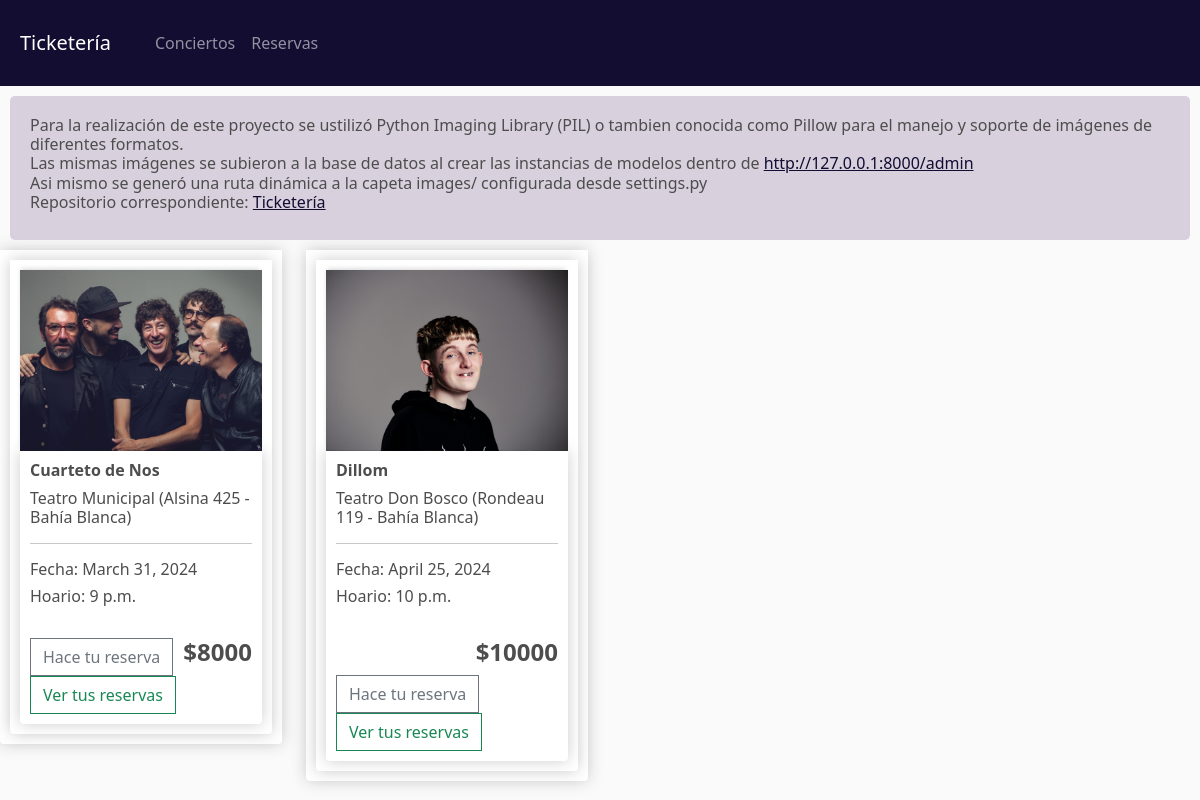
The app's page /, older data.
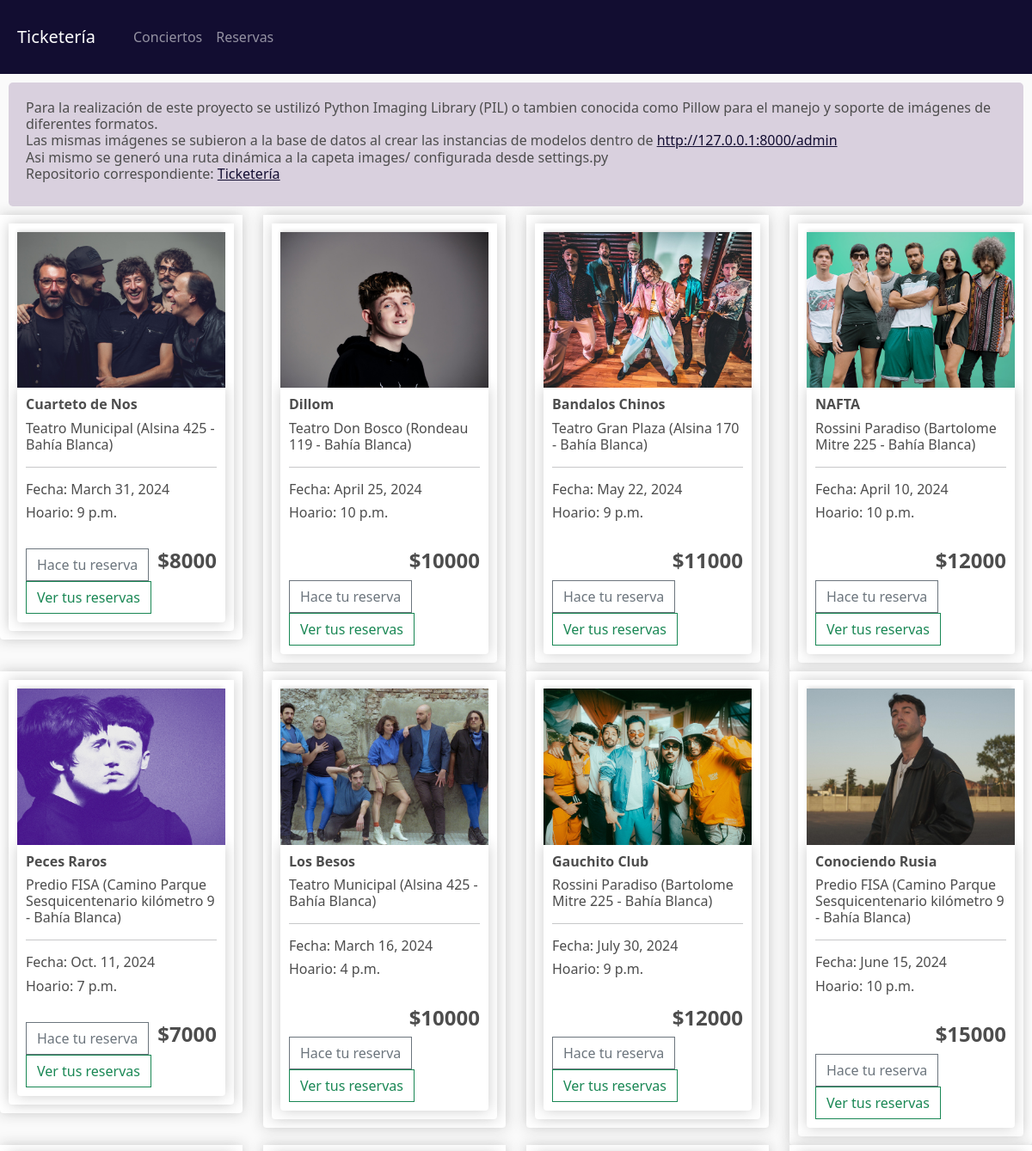
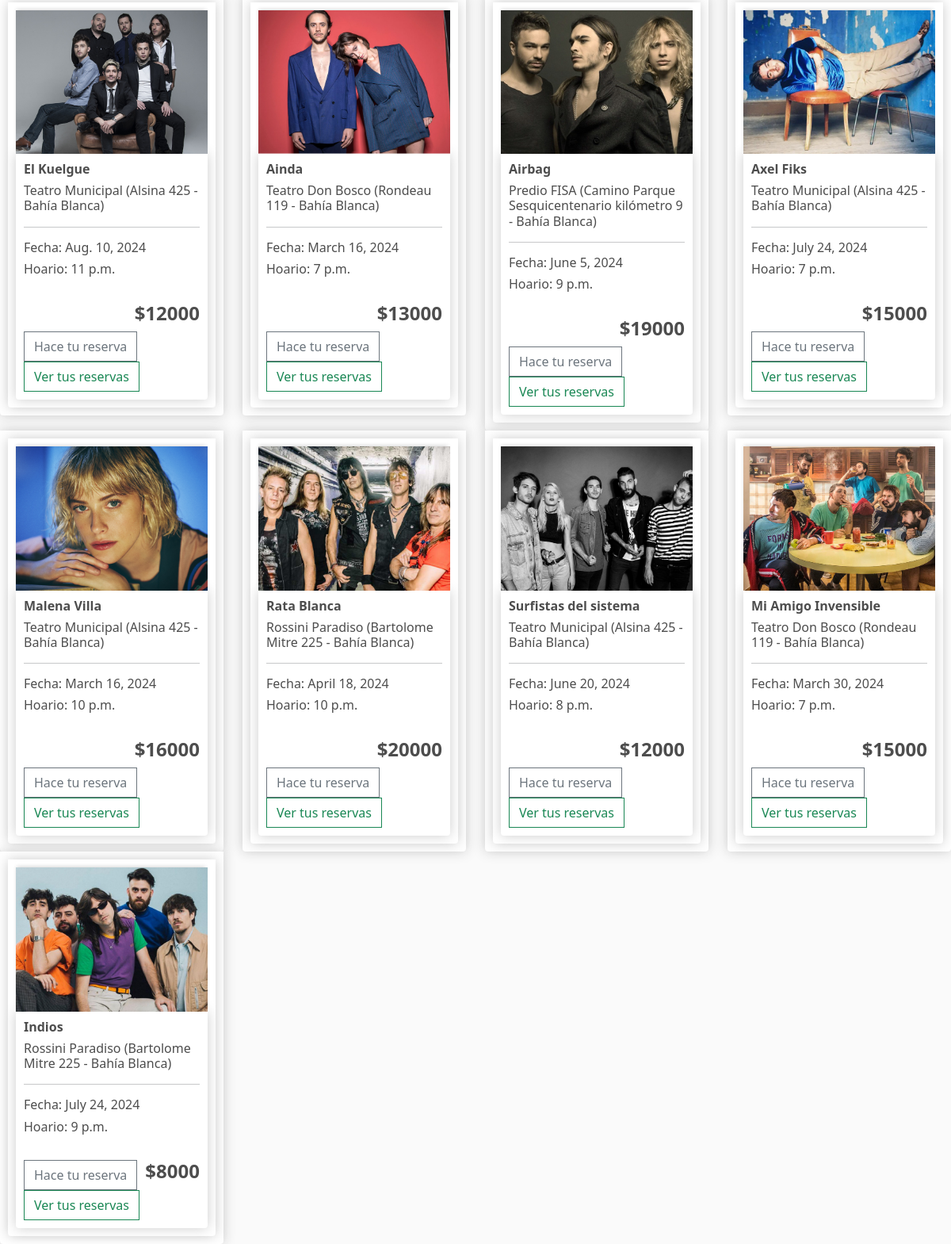
The same page, newer data (2 pictures, top to bottom).
### recitales/models.py (models this page shows, shortened)
class Recital(models.Model):
    banda_artista = models.CharField(max_length=64)
    establecimiento = models.ForeignKey(Establecimiento, on_delete=models.CASCADE, related_name="lugar")
    fecha = models.DateField()
    horario = models.TimeField()
    precio = models.IntegerField()
    imagen = models.ImageField(null=True, blank =True)

class Establecimiento(models.Model):
    nombre = models.CharField(max_length=64)
    ciudad = models.CharField(max_length=64)
    direccion = models.CharField(max_length=64)
    def __str__(self):
        return f"{self.nombre} ({self.direccion} - {self.ciudad}) "

### recitales/views.py (the view)
# urls.py: path('', views.index, name="index"),
def index(request):
    recitales = Recital.objects.all()
    context = {'recitales': recitales}
    return render(request, "recitales/index.html", context)

### recitales/templates/recitales/index.html
{% extends "recitales/main.html" %}
{% load static %}
{% block body %}
    <div class="descripcion">
        <div class="textoDescripcion"><h6>
            Para la realización de este proyecto se ustilizó Python Imaging Library (PIL) o tambien conocida como Pillow para el manejo y soporte de imágenes de diferentes formatos.
            <br>Las mismas imágenes se subieron a la base de datos al crear las instancias de modelos dentro de <a href="http://127.0.0.1:8000/admin">http://127.0.0.1:8000/admin</a>
            <br>Asi mismo se generó una ruta dinámica a la capeta images/ configurada desde settings.py
            <br>Repositorio correspondiente: <a href="https://github.com/GuastavinoAgustina/DJangoWebSite">Ticketería</a>
        </h6></div>
    </div>
    <div class="row">
        {% for recital in recitales %}
        <div class="col-lg-3">
            <div class="box-element product">
                <div class="box-element product">
                    <img class="thumbnail" src="{{recital.imagen.url}}">
                    <div class="box-element product">
                        <h6><strong>{{ recital.banda_artista }}</strong></h6>
                        <h6>{{ recital.establecimiento }}</h6>
                        <hr>
                        <h6>Fecha: {{ recital.fecha }}</h6>
                        <h6>Hoario: {{ recital.horario }}</h6>
                        <br>
                        <h4 style="display: inline-block; float: right"><strong>${{recital.precio}}</strong></h4>
                        <button data-recital="{{recital.id}}" data-action= "add" class="btn btn-outline-secondary add-btn update-recital">Hace tu reserva</button>
                        <a class="btn btn-outline-success" href="{% url 'reservas'%}">Ver tus reservas</a>
                    </div>
                </div>
            </div>
        </div>
        {% endfor %}
{% endblock body%}

Row changes from the older to the newer data that the page shows:
added Recital: imagen (picture), banda_artista "Bandalos Chinos", establecimiento "Teatro Gran Plaza (Alsina 170 - Bahía Blanca)", fecha "May 22, 2024", horario "9 p.m.", precio "11000"
added Recital: imagen (picture), banda_artista "NAFTA", establecimiento "Rossini Paradiso (Bartolome Mitre 225 - Bahía Blanca)", fecha "April 10, 2024", horario "10 p.m.", precio "12000"
added Recital: imagen (picture), banda_artista "Peces Raros", establecimiento "Predio FISA (Camino Parque Sesquicentenario kilómetro 9 - Bahía Blanca)", fecha "Oct. 11, 2024", horario "7 p.m.", precio "7000"
added Recital: imagen (picture), banda_artista "Los Besos", establecimiento "Teatro Municipal (Alsina 425 - Bahía Blanca)", fecha "March 16, 2024", horario "4 p.m.", precio "10000"
added Recital: imagen (picture), banda_artista "Gauchito Club", establecimiento "Rossini Paradiso (Bartolome Mitre 225 - Bahía Blanca)", fecha "July 30, 2024", horario "9 p.m.", precio "12000"
added Recital: imagen (picture), banda_artista "Conociendo Rusia", establecimiento "Predio FISA (Camino Parque Sesquicentenario kilómetro 9 - Bahía Blanca)", fecha "June 15, 2024", horario "10 p.m.", precio "15000"
added Recital: imagen (picture), banda_artista "El Kuelgue", establecimiento "Teatro Municipal (Alsina 425 - Bahía Blanca)", fecha "Aug. 10, 2024", horario "11 p.m.", precio "12000"
added Recital: imagen (picture), banda_artista "Ainda", establecimiento "Teatro Don Bosco (Rondeau 119 - Bahía Blanca)", fecha "March 16, 2024", horario "7 p.m.", precio "13000"
added Recital: imagen (picture), banda_artista "Airbag", establecimiento "Predio FISA (Camino Parque Sesquicentenario kilómetro 9 - Bahía Blanca)", fecha "June 5, 2024", horario "9 p.m.", precio "19000"
added Recital: imagen (picture), banda_artista "Axel Fiks", establecimiento "Teatro Municipal (Alsina 425 - Bahía Blanca)", fecha "July 24, 2024", horario "7 p.m.", precio "15000"
added Recital: imagen (picture), banda_artista "Malena Villa", establecimiento "Teatro Municipal (Alsina 425 - Bahía Blanca)", fecha "March 16, 2024", horario "10 p.m.", precio "16000"
added Recital: imagen (picture), banda_artista "Rata Blanca", establecimiento "Rossini Paradiso (Bartolome Mitre 225 - Bahía Blanca)", fecha "April 18, 2024", horario "10 p.m.", precio "20000"
added Recital: imagen (picture), banda_artista "Surfistas del sistema", establecimiento "Teatro Municipal (Alsina 425 - Bahía Blanca)", fecha "June 20, 2024", horario "8 p.m.", precio "12000"
added Recital: imagen (picture), banda_artista "Mi Amigo Invensible", establecimiento "Teatro Don Bosco (Rondeau 119 - Bahía Blanca)", fecha "March 30, 2024", horario "7 p.m.", precio "15000"
added Recital: imagen (picture), banda_artista "Indios", establecimiento "Rossini Paradiso (Bartolome Mitre 225 - Bahía Blanca)", fecha "July 24, 2024", horario "9 p.m.", precio "8000"
